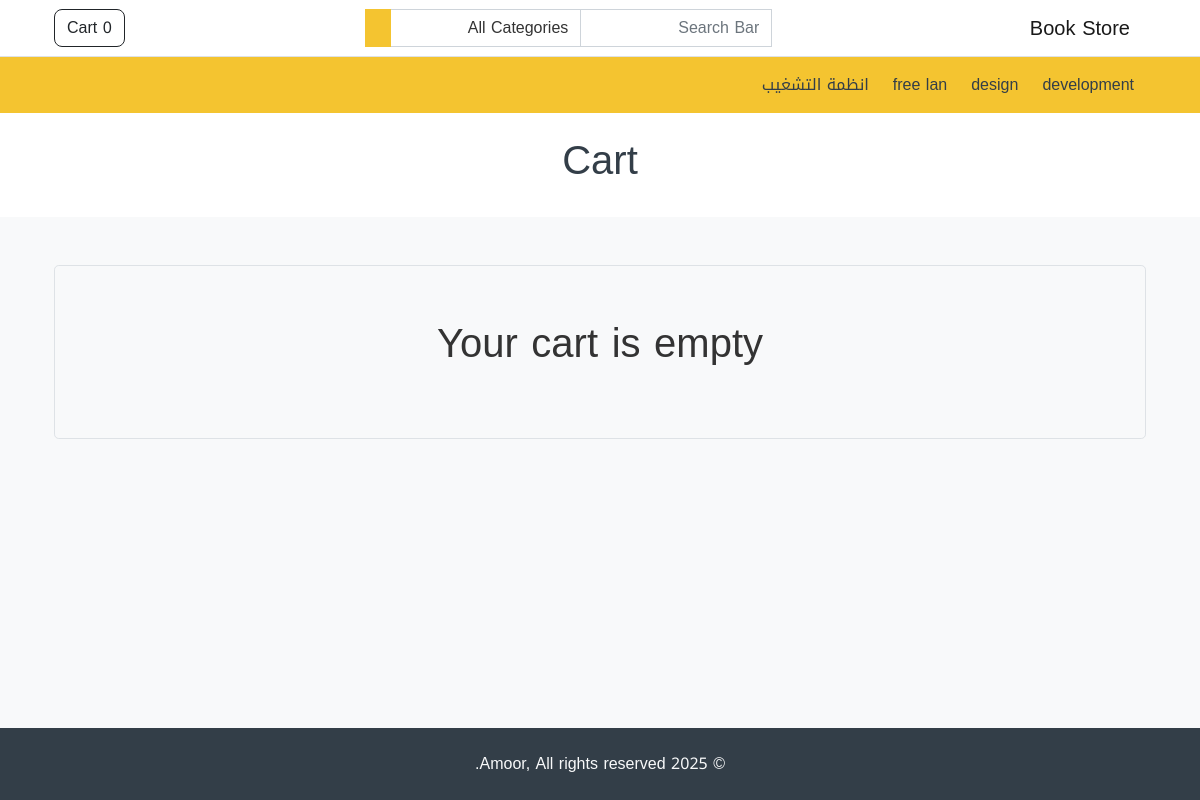
The page /store/cart/ on the database its author committed.
### store/models.py (models this page shows, shortened)
class Category(models.Model):
    name = models.CharField(max_length=255, unique=True)
    featured = models.BooleanField(default=False)
    order = models.IntegerField(default=1)
    created_at = models.DateTimeField(auto_now_add=True)
    updated_at = models.DateTimeField(auto_now=True)

### store/views.py (the view)
# urls.py: path('cart/', views.cart, name='StoreCart'),
def cart(request):
    return render(
        request, 'cart.html'
    )

### store/custom_context_processor.py (called while the page is built)
def store_website(request) -> dict:
    cart = Cart.objects.filter(session = request.session.session_key).last()
    cart_total = 0
    cart_products = []
    if cart:
        cart_products = Product.objects.filter(pk__in=cart.item)
        for item in cart_products:
            cart_total += item.price
    categories = Category.objects.order_by('order')
    return {
        'categories': categories,
        'cart_total': cart_total,
        'cart_products': cart_products,
    }

### store/templates/cart.html (shortened to what this page needs)
{% extends "base.html" %}
{% load i18n %}
{% load my_filters %}
{% block content %}
<div class="bg-white py-4">
    <h1 class="text-center text-secondary">{% trans "Cart" %}</h1>
  </div>
  <div class="container my-5">
    {% for product in cart_products %}
    <div class="card my-2">
      <div class="card-body">
        <div class="row">
          <div class="col-md-2 text-center mb-2">
            <img
              src="{{ product.image.url }}"
              alt=""
              title=""
              width="150"
              class="img-thumbnail"
            />
          </div>
          <div class="col my-auto text-center">
            {{  product.name }}
          </div>
          <div class="col-md-2 col-xs-6 my-auto text-center">
            <strong>{{ product.price|currency }}</strong>
          </div>
          <div class="col-md-2 my-auto text-center">
            <button class="btn btn-secondary my-2" type="button" data-url="{% url 'StoreCartRemove' product.id %}" onclick="cart_remove_funcjs(this)">
              <i class="lni lni-trash-can text-white"></i>
            </button>
          </div>
        </div>
      </div>
    </div>
    {% empty %}
    <div class="h-100 p-5 bg-while border rounded-3 text-center">
      <p class="fs-1">{% trans 'Your cart is empty' %}</p>
    </div>
    {% endfor %}
  </div>
{% endblock content %}

### store/templates/partials/header.html (shortened to what this page needs)
{% load i18n %}
<nav class="navbar navbar-expand-lg navbar-light bg-white border-bottom">
    <div class="container">
        <a class="navbar-brand" href="/store">{% trans "Book Store" %}</a>
        <div class="collapse navbar-collapse mt-2 mt-lg-0" id="navbarSupportedContent">
            {% include "partials/header_search.html" %}
            <ul class="navbar-nav my-2 my-lg-0">
                <li class="nav-item">
                    <a href="{% url 'StoreCart' %}" class="btn btn-outline-dark" type="button">
                        {% trans 'Cart' %} <span id='cart-items-count'>{{ cart_products|length }}</span>
                    </a>
                </li>
            </ul>
        </div>
    </div>
</nav>
<nav class="navbar navbar-expand-lg navbar-light bg-primary">
    <div class="container">
        <div class="collapse navbar-collapse mt-2 mt-lg-0" id="navbarSupportedContent">
                <ul class="navbar-nav my-2 my-lg-0">
                    {% for category in categories %}
                        <li class="nav-item">
                            <a class="nav-link mx-1" href="{% url 'StoreCategory' category.id %}" role="button">
                                {{ category.name }}
                            </a>
                        </li>
                    {% endfor %}
                </ul>
            </div>
        </div>
</nav>

### rows shown on the page
Category: name "development"
Category: name "design"
Category: name "free lan"
Category: name "انظمة التشغيب"

### other values the page prints
{{ cart_products|length }} "0"
